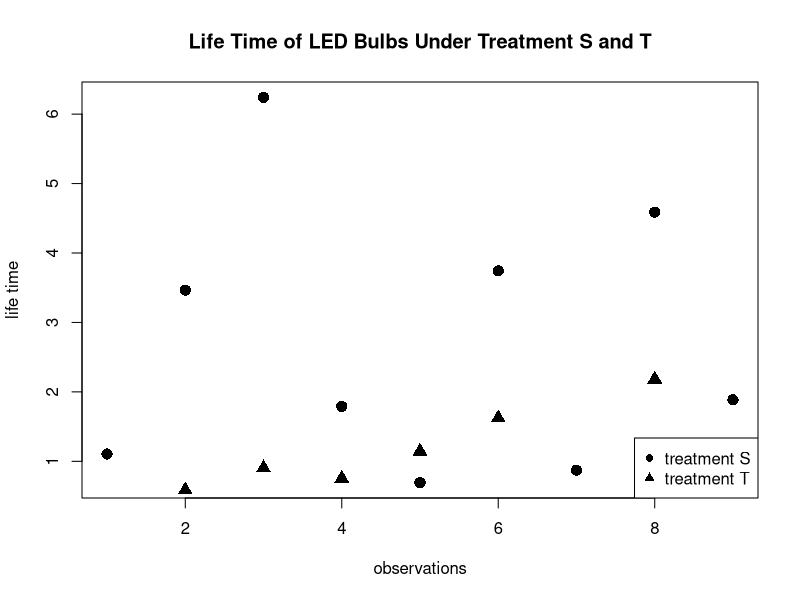
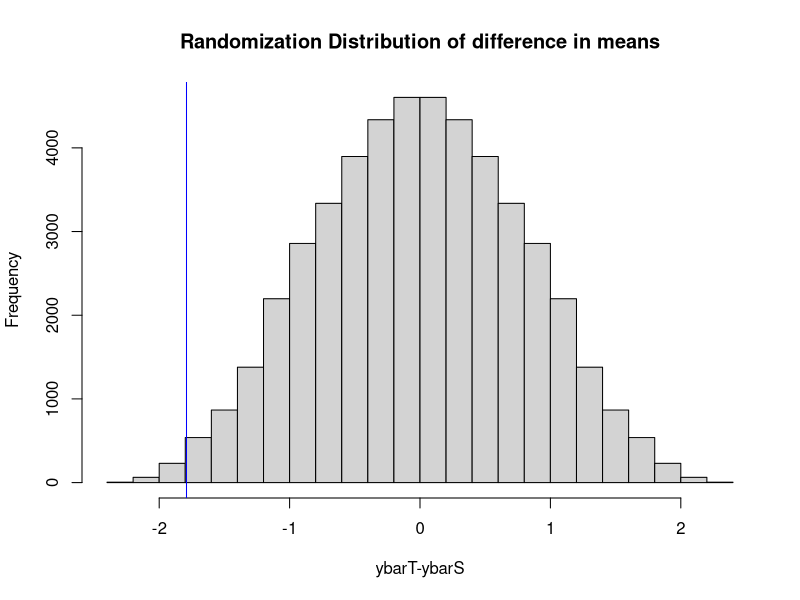
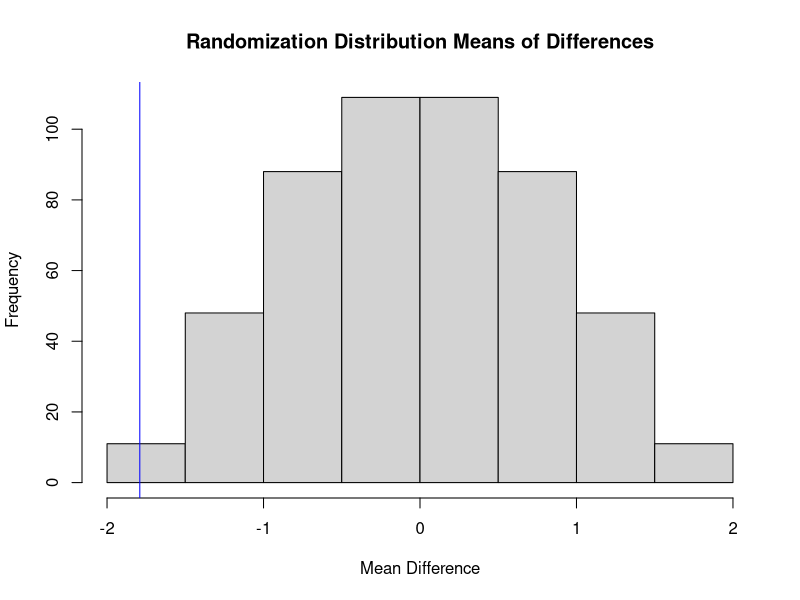
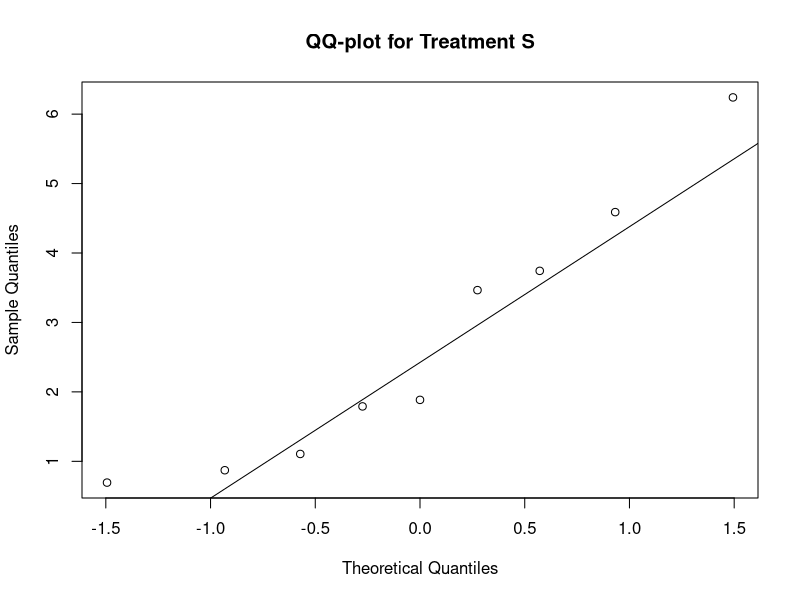
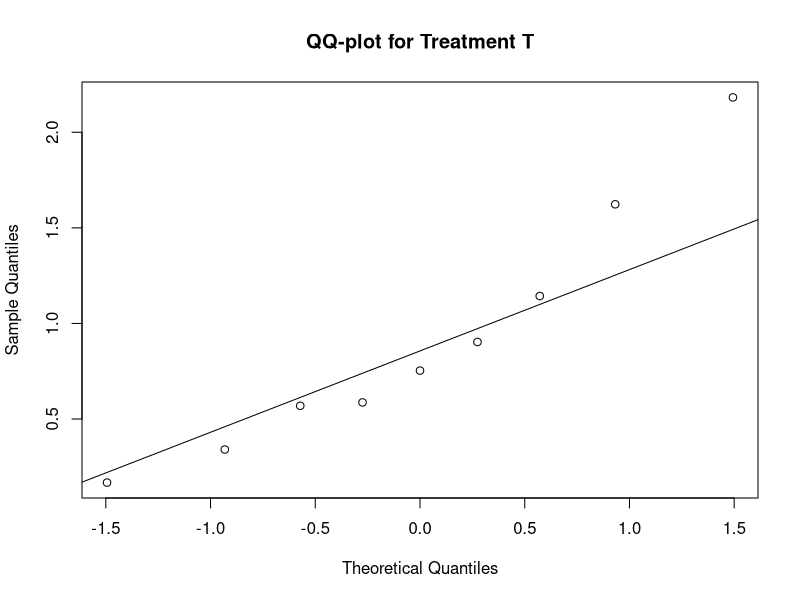
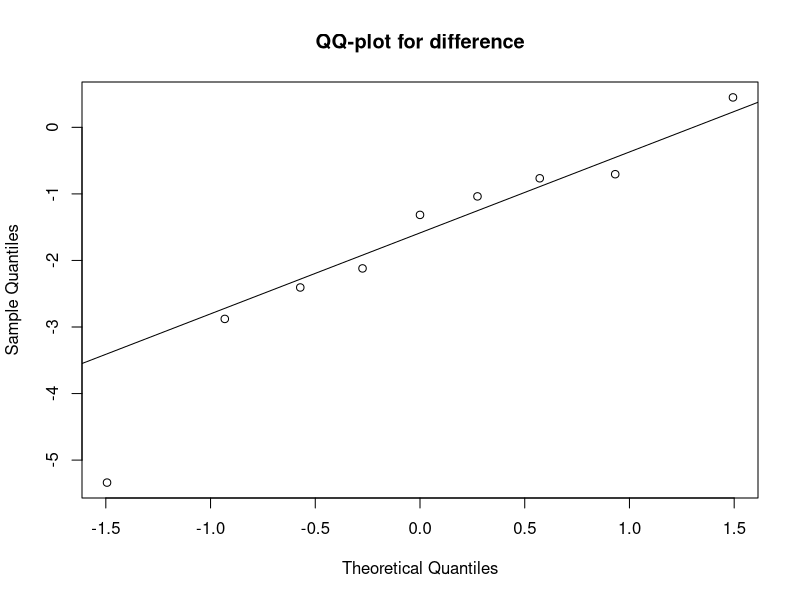

Here is the R script that generated these plots, in order:
## ---- chunk 1
knitr::opts_chunk$set(echo = TRUE)
## ---- chunk 2
set.seed(4232) # use student number to set the seed

lambda_S = 1/3 #set lambda

n = 9 #number of observations

expdist_S <- rexp(n, rate = lambda_S) #set the exponential distribution for treatment S

round(expdist_S, 3) #list the observed values

lambda_T = 1

expdist_T <- rexp(n, rate = lambda_T) #set the exponential distribution for treatment T

round(expdist_T, 3) #list the observed values

pair <- data.frame(Treatment_S = c(round(expdist_S, 3)), Treatment_T = c(round(expdist_T, 3)))

print(pair) #display the pairs of observations of treatment S and T

observations <- c(1,2,3,4,5,6,7,8,9)

plot(observations, expdist_S, xlab = "observations", ylab = "life time", main = "Life Time of LED Bulbs Under Treatment S and T", pch=16, cex=1.5)
points(observations, expdist_T, pch=17, cex=1.5)
legend("bottomright",legend = c("treatment S","treatment T"), pch = c(16, 17)) #display the pairs of observations of treatment S and T
## ---- chunk 3
treatment <- c(expdist_S,expdist_T) #pool data
index <- combn(18,9)
N = ncol(index)
res <-numeric(N)# store the results
for(i in 1:N)
  {res[i] <-mean(treatment[index[,i]])-mean(treatment[-index[,i]])} #Generate N treatment assignments

hist(res,xlab="ybarT-ybarS",  main="Randomization Distribution of difference in means") #histogram of completely randomization design
observed <- mean(expdist_T) - mean(expdist_S) #store observed mean difference
abline(v=observed, col="blue") #add line at observed mean diff

pval <- sum(res<=observed)/N# Randomization p value
round(pval,2)
## ---- chunk 4
diff <- expdist_T - expdist_S
meandiff <- mean(expdist_T) - mean(expdist_S)
N <- 2^(9)# number of treatment assignments
res <-numeric(N) #store results
LR <-list(c(-1,1))# difference is multiplied by -1 or 1

trtassign <-expand.grid(rep(LR, 9))
for(i in 1:N){
  res[i] <- mean(as.numeric(trtassign[i,])*diff)}

hist(res, xlab="Mean Difference",main="Randomization Distribution Means of Differences")
abline(v = meandiff,col="blue")#add line at observed mean diff

pval <- sum(res<=meandiff)/N# p-value
round(pval,2)
## ---- chunk 5
t.test(expdist_T,expdist_S,alternative = "less") #Welch Two Sample t-test
## ---- chunk 6
qqnorm(expdist_S, main = "QQ-plot for Treatment S")
qqline(expdist_S) #QQ-plot for Treatment S

qqnorm(expdist_T, main = "QQ-plot for Treatment T")
qqline(expdist_T) #QQ-plot for Treatment T
## ---- chunk 7
t.test(diff, alternative = "less") #paired t-test
## ---- chunk 8
qqnorm(diff, main = "QQ-plot for difference")
qqline(diff) #QQ-plot for difference
## ---- chunk 9
set.seed(4232) # use student number to set the seed

pvals <- replicate(1000, t.test(rexp(20,rate = 1),
                                rexp(20,rate = 1/3))$p.value) #completely randomized design and t-test

sum(pvals<=0.05)/1000

pvals <- replicate(1000, t.test(rexp(20,rate = 1), 
                                rexp(20,rate = 1/3), 
                                paired = TRUE)$p.value) #Randomized paired design and t test

sum(pvals<=0.05)/1000

pvals <- replicate(1000, wilcox.test(rexp(20,rate = 1), 
                                     rexp(20,rate = 1/3))$p.value) #completely randomized design and Wilconxon test

sum(pvals <= 0.05)/1000

pvals <- replicate(1000, wilcox.test(rexp(20,rate = 1), 
                                     rexp(20,rate = 1/3),
                                     paired = TRUE)$p.value) #Randomized paired design and Wilconxon test
sum(pvals <= 0.05)/1000
